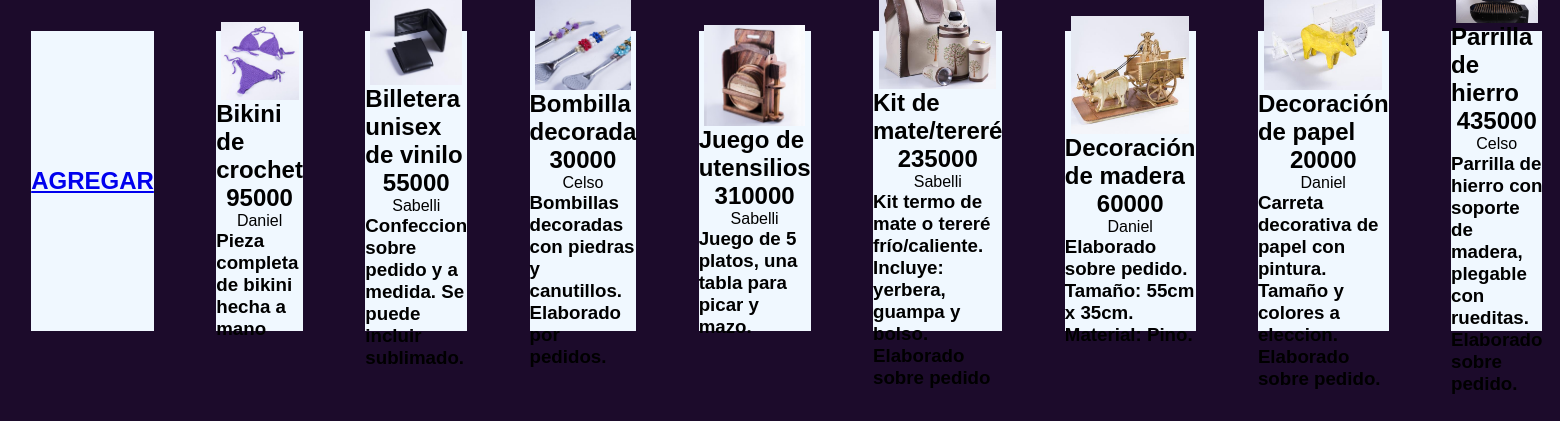
The page /render on the database its author committed.
### app.py (models this page shows)
class Product(db.Model):
    id = db.Column(db.Integer(), primary_key=True)
    producto = db.Column(db.String(20))
    precio = db.Column(db.Integer())
    artesano = db.Column(db.String(50))
    descripcion = db.Column(db.String(100))
    file_name = db.Column(db.String(100))

### app.py (the view)
@app.route('/render')
def render ():
    with app.app_context():
        product = db.session.query(Product).all()
    return render_template ('index.html', product = product)

### templates/index.html (shortened to what this page needs)
<!DOCTYPE html>
<html lang="en">
<head>
    <link rel="stylesheet" href="/static/css/style.css">
    <link rel="stylesheet" href="{{ url_for ('static', filename = 'css/style.css')}}">
</head>
<body>
    <section id ="section_1">
        <div id = "show_product">
            <div class = "add" id = "add">
                <a href="/add_product"><h1>AGREGAR</h1></a>
            </div>
            {% for p in product %}
                <div class = "product_box" id = "add">
                    <img src="/static/uploads/{{ p.file_name }}" alt="">
                    <h1>{{ p.producto  }}</h1>
                    <h2>{{ p.precio  }}</h2>
                    <p>{{ p.artesano }}</p>
                    <h3>{{ p.descripcion }}</h3>
                </div>
            {% endfor %}
    </section>
</body>
</html>

### static/css/style.css (style rules this page uses)
* { padding: 0; margin: 0; font-family: sans-serif !important; }
section { width: 100vw; height: 100vh; display: flex; align-items: center; justify-content: center; }
#show_product { width: 100%; height: 100%; background-color: #1c0b2b; display: flex; }
.add { width: 200px; height: 300px; background-color: aliceblue; margin: 2%; display: flex; justify-content: center; align-items: center; cursor: pointer; }
.product_box { width: 200px; height: 300px; background-color: aliceblue; margin: 2%; display: flex; justify-content: center; align-items: center; cursor: pointer; flex-direction: column; }

### templates/index.html (style rules this page uses)
img { width: 90%; }

### rows shown on the page
Product: file_name (picture), producto "Bikini de crochet", precio "95000", artesano "Daniel", descripcion "Pieza completa de bikini hecha a mano"
Product: file_name (picture), producto "Billetera unisex de vinilo", precio "55000", artesano "Sabelli", descripcion "Confeccion sobre pedido y a medida. Se puede incluir sublimado."
Product: file_name (picture), producto "Bombilla decorada", precio "30000", artesano "Celso", descripcion "Bombillas decoradas con piedras y canutillos. Elaborado por pedidos."
Product: file_name (picture), producto "Juego de utensilios", precio "310000", artesano "Sabelli", descripcion "Juego de 5 platos, una tabla para picar y mazo."
Product: file_name (picture), producto "Kit de mate/tereré", precio "235000", artesano "Sabelli", descripcion "Kit termo de mate o tereré frío/caliente. Incluye: yerbera, guampa y bolso. Elaborado sobre pedido"
Product: file_name (picture), producto "Decoración de madera", precio "60000", artesano "Daniel", descripcion "Elaborado sobre pedido. Tamaño: 55cm x 35cm. Material: Pino."
Product: file_name (picture), producto "Decoración de papel", precio "20000", artesano "Daniel", descripcion "Carreta decorativa de papel con pintura. Tamaño y colores a eleccion. Elaborado sobre pedido."
Product: file_name (picture), producto "Parrilla de hierro", precio "435000", artesano "Celso", descripcion "Parrilla de hierro con soporte de madera, plegable con rueditas. Elaborado sobre pedido."
